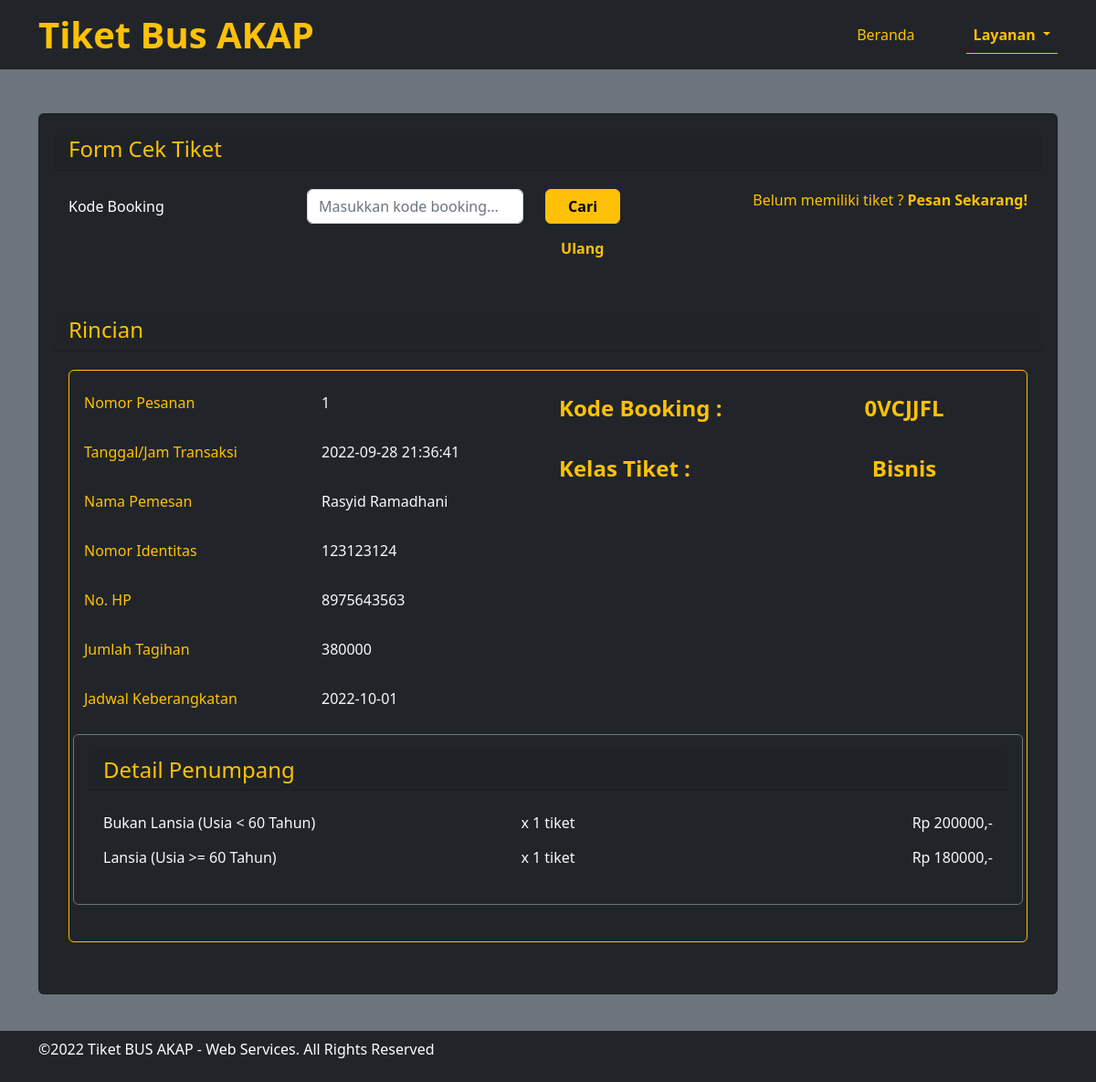
The app's page /layananCekTiket.php?kode_book=0VCJJFL with its own data.
### tables this page shows
CREATE TABLE `tiket_penumpang` (
  `id_penumpang` int(64) NOT NULL,
  `kode_book` varchar(20) NOT NULL,
  `no_ktp` varchar(255) NOT NULL,
  `nama_pemesan` varchar(255) NOT NULL,
  `no_hp` varchar(20) NOT NULL,
  `jenis_kelas` varchar(20) NOT NULL,
  `jml_tidak_lansia` int(64) NOT NULL,
  `jml_lansia` int(64) NOT NULL,
  `total_bayar` int(64) NOT NULL,
  `tgl_brkt` date NOT NULL,
  `tgl_transaksi` datetime NOT NULL DEFAULT current_timestamp() ON UPDATE current_timestamp()
);

### koneksi.php (called while the page is built, shortened)
<?php
    $hargaNormal      = 200000;
    $potongan         = ($hargaNormal * 10) / 100;

### layananCekTiket.php (the view, shortened to what this page needs)
<?php
    require('koneksi.php');
    function setTotal($jumlahTidakLansia, $jumlahLansia){
        global $hargaNormal, $potongan, $total1, $total2;
        $total1 = $jumlahTidakLansia * $hargaNormal;
        $totalDiskon = $jumlahLansia * $potongan;
        $total2 = $jumlahLansia * $hargaNormal - $totalDiskon;
        $totalHarga = $total1 + $total2;
        return $totalHarga;
    }
?>
<!DOCTYPE html>
<html lang="id">
    <head>
        <link rel="stylesheet" href="lib/bootstrap-5.2.0/css/bootstrap.min.css" />
    </head>
    <body class="bg-secondary">
        <section class="sticky-top">
            <nav class="navbar navbar-expand-lg navbar-dark bg-dark">
                <div class="container container-fluid position-relative d-flex">
                    <div>
                        <a class="navbar-brand text-warning fs-1 fw-bold" href="index.php">Tiket Bus AKAP</a>
                    </div>
                    <div class="collapse navbar-collapse justify-content-end" id="navbarNavDropdown">
                        <ul class="navbar-nav">
                            <li class="nav-item mx-5">
                                <a class="nav-link text-warning" aria-current="page" href="index.php">Beranda</a>
                            </li>
                            <li class="nav-item dropdown">
                                <a class="nav-link dropdown-toggle text-warning active fw-bold border-bottom border-warning"
                                    href="#" role="button" data-bs-toggle="dropdown" aria-expanded="false"> Layanan </a>
                            </li>
                        </ul>
                    </div>
                </div>
            </nav>
        </section>
        <br>
        <section class="container my-4">
            <form method="GET" action="layananCekTiket.php">
                <div class="card p-3 text-bg-dark">
                    <h4 class="text-warning card-header">Form Cek Tiket</h4>
                    <div class="card-body row">
                        <div class="col-md-7">
                            <div class="mt-1 mb-4 row">
                                <label for="kode_book" class="col-sm-5 col-form-label">Kode Booking</label>
                                <div class="col-sm-5">
                                    <input type="text" class="form-control" id="kode_book" name="kode_book" placeholder="Masukkan kode booking..." required>
                                </div>
                                <div class="col-sm-2">
                                    <button type="submit" class="btn btn-warning fw-bolder px-4" name="cari">Cari</button>
                                    <a type="button" class="btn btn-dark text-warning fw-bolder px-3 my-2" href="layananCekTiket.php" name="refresh">Ulang</a>
                                </div>
                            </div>
                        </div>
                        <div class="col-md-5">
                            <div class="mt-1 mb-4 row">
                                <div class="col text-end">
                                    <a for="belumPesan" class="col-sm-5 col-form-label link-warning text-decoration-none" href="layananPesanTiket.php">Belum memiliki tiket ? <strong>Pesan Sekarang!</strong></a>
                                </div>
                            </div>
                        </div>
                    </div>
                    <?php
                        if (isset($_GET['kode_book'])) {
                            $kode_book        = $_GET['kode_book'];
                            $sql1             = "SELECT * FROM tiket_penumpang WHERE kode_book like '%".$kode_book."%'";
                            $q1               = mysqli_query($koneksi, $sql1);
                            while ($r1 = mysqli_fetch_array($q1)) {
                                $id_penumpang     = $r1['id_penumpang'];
                                $kode_book        = $r1['kode_book'];
                                $no_ktp           = $r1['no_ktp'];
                                $nama_pemesan     = $r1['nama_pemesan'];
                                $no_hp            = $r1['no_hp'];
                                $jenis_kelas      = $r1['jenis_kelas'];
                                $jml_tidak_lansia = $r1['jml_tidak_lansia'];
                                $jml_lansia       = $r1['jml_lansia'];
                                $total_bayar      = $r1['total_bayar'];
                                $tgl_brkt         = $r1['tgl_brkt'];
                                $tgl_transaksi    = $r1['tgl_transaksi'];
                                ?>
                                <h4 class="text-warning card-header">Rincian</h4>
                                <div class="card-body row">
                                    <div class="col-md-12 d-flex justify-content-start">
                                        <div class="card w-100 mt-1 mb-4 bg-dark border-warning text-warning p-3">
                                            <div class="row">
                                                <div class="col-md-6 justify-content-start">
                                                    <div class="mb-3 row">
                                                        <label for="staticEmail" class="col-sm-6 col-form-label">Nomor Pesanan</label>
                                                        <div class="col-sm-6">
                                                            <input type="text" readonly class="form-control-plaintext text-light" id="id_penumpang" name="id_penumpang" value="<?php echo $id_penumpang ?>">
                                                        </div>
                                                    </div>
                                                    <div class="mb-3 row">
                                                        <label for="staticEmail" class="col-sm-6 col-form-label">Tanggal/Jam Transaksi</label>
                                                        <div class="col-sm-6">
                                                            <input type="text" readonly class="form-control-plaintext text-light" id="staticEmail" name="tgl_transaksi" value="<?php echo $tgl_transaksi ?>">
                                                        </div>
                                                    </div>
                                                    <div class="mb-3 row">
                                                        <label for="staticEmail" class="col-sm-6 col-form-label">Nama Pemesan</label>
                                                        <div class="col-sm-6">
                                                            <input type="text" readonly class="form-control-plaintext text-light" id="staticEmail" name="nama_pemesan" value="<?php echo $nama_pemesan ?>">
                                                        </div>
                                                    </div>
                                                    <div class="mb-3 row">
                                                        <label for="staticEmail" class="col-sm-6 col-form-label">Nomor Identitas</label>
                                                        <div class="col-sm-6">
                                                            <input type="text" readonly class="form-control-plaintext text-light" id="staticEmail" name="no_ktp" value="<?php echo $no_ktp ?>" />
                                                        </div>
                                                    </div>
                                                    <div class="mb-3 row">
                                                        <label for="staticEmail" class="col-sm-6 col-form-label">No. HP</label>
                                                        <div class="col-sm-6">
                                                            <input type="text" readonly class="form-control-plaintext text-light" id="staticEmail" name="no_hp" value="<?php echo $no_hp ?>" />
                                                        </div>
                                                    </div>
                                                    <div class="mb-3 row">
                                                        <label for="staticEmail" class="col-sm-6 col-form-label">Jumlah Tagihan</label>
                                                        <div class="col-sm-6">
                                                            <input type="text" readonly class="form-control-plaintext text-light" id="staticEmail" name="total_bayar" value="<?php echo $total_bayar ?>">
                                                        </div>
                                                    </div>
                                                    <div class="mb-3 row">
                                                        <label for="staticEmail" class="col-sm-6 col-form-label">Jadwal Keberangkatan</label>
                                                        <div class="col-sm-6">
                                                            <input type="text" readonly class="form-control-plaintext text-light" id="staticEmail" name="tgl_brkt" value="<?php echo $tgl_brkt ?>">
                                                        </div>
                                                    </div>
                                                </div>
                                                <div class="col-md-6">
                                                    <div class="mb-3 row">
                                                        <label for="staticEmail" class="col-sm-6 col-form-label text-start fs-4 fw-bold">Kode Booking :</label>
                                                        <div class="col-sm-6">
                                                            <input type="text" readonly class="form-control-plaintext text-warning text-center fs-4 fw-bold" id="staticEmail" name="kode_book" value="<?php echo $kode_book ?>">
                                                        </div>
                                                    </div>
                                                    <div class="mb-3 row">
                                                        <label for="staticEmail" class="col-sm-6 col-form-label text-start fs-4 fw-bold">Kelas Tiket :</label>
                                                        <div class="col-sm-6">
                                                            <input type="text" readonly class="form-control-plaintext text-warning text-center fs-4 fw-bold" id="staticEmail" name="jenis_kelas" value="<?php echo $jenis_kelas ?>">
                                                        </div>
                                                    </div>
                                                </div>
                                            </div>
                                            <div class="row">
                                                <div class="card w-100 mt-1 mb-4 bg-dark border-secondary text-warning p-3">
                                                    <h4 class="text-warning card-header">Detail Penumpang</h4>
                                                    <div class="card-body col-md-12">
                                                        <div class="row text-light">
                                                            <div class="col-md-4 text-start">
                                                                <label for="staticEmail" class="col-form-label">Bukan Lansia (Usia < 60 Tahun)</label>
                                                            </div>
                                                            <div class="col-md-4 text-center">
                                                                <label for="staticEmail" class="col-form-label" name="jml_tidak_lansia">x <?php echo $jml_tidak_lansia ?> tiket</label>
                                                            </div>
                                                            <div class="col-md-4 text-end">
                                                                <label for="staticEmail" class="col-form-label">Rp <?php setTotal($jml_tidak_lansia, $jml_lansia); echo $total1; ?>,-</label>
                                                            </div>
                                                        </div>
                                                        <div class="row text-light">
                                                            <div class="col-md-4 text-start">
                                                                <label for="staticEmail" class="col-form-label">Lansia (Usia >= 60 Tahun)</label>
                                                            </div>
                                                            <div class="col-md-4 text-center">
                                                                <label for="staticEmail" class="col-form-label" name="jml_lansia">x <?php echo $jml_lansia ?> tiket</label>
                                                            </div>
                                                            <div class="col-md-4 text-end">
                                                                <label for="staticEmail" class="col-form-label">Rp <?php echo $total2; ?>,-</label>
                                                            </div>
                                                        </div>
                                                    </div>
                                                </div>
                                            </div>
                                        </div>
                                    </div>
                                </div>
                            <?php
                            }
                        }
                    ?>
                </div>
            </form>
        </section>
        <br>
        <section class="mt-5">
            <div class="text-bg-dark fixed-bottom py-2">
                <div class="container">
                    <p>©2022 Tiket BUS AKAP - Web Services. All Rights Reserved</p>
                </div>
            </div>
        </section>
    </body>
</html>

### records on screen
tiket_penumpang: id_penumpang "1", tgl_transaksi "2022-09-28 21:36:41", nama_pemesan "Rasyid Ramadhani", no_ktp "123123124", no_hp "8975643563", total_bayar "380000", tgl_brkt "2022-10-01", kode_book "0VCJJFL", jenis_kelas "Bisnis", jml_tidak_lansia "1", jml_tidak_lansia "200000", jml_lansia "1", jml_lansia "180000"
